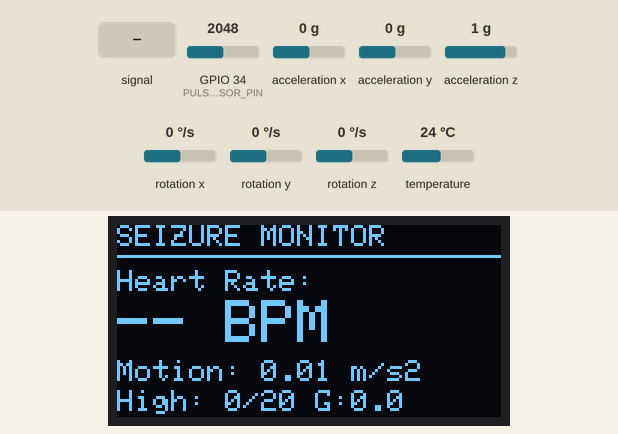
Bench run of a program on a simulated ESP32. On the bench: 128×64 one-colour display. The test bench sets the inputs (shaded band); at power-on: acceleration x 0 g, acceleration y 0 g, GPIO 34 (PULSE_SENSOR_PIN) = 2048, acceleration z 1 g, rotation x 0 °/s, rotation y 0 °/s, rotation z 0 °/s, temperature 24 °C. WiFi joins after 1.5 s; servers stay silent unless stated; web services answer with replies made up by the test bench; what the program prints to the serial monitor is not drawn.

Above: at 8.6 s.
8.7 s: acceleration x set to -1.4 g
At 10.3 s:
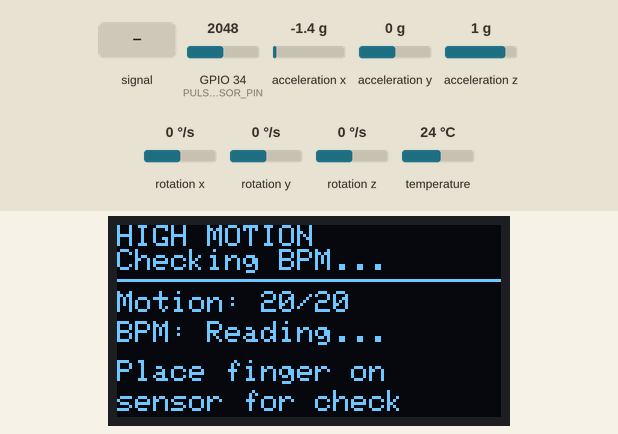
11.7 s: GPIO 34 (PULSE_SENSOR_PIN) fed a 2 Hz sine of ±1228 counts around its level
At 14.0 s:
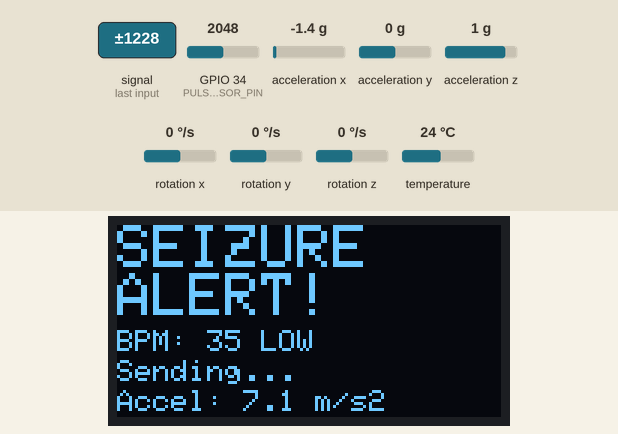
14.7 s: acceleration x set to -0.8 g
At 16.1 s:
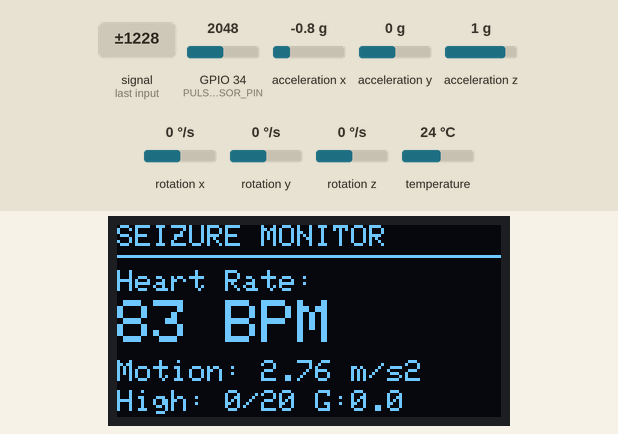
16.6 s: acceleration y set to -1.4 g
At 17.8 s:
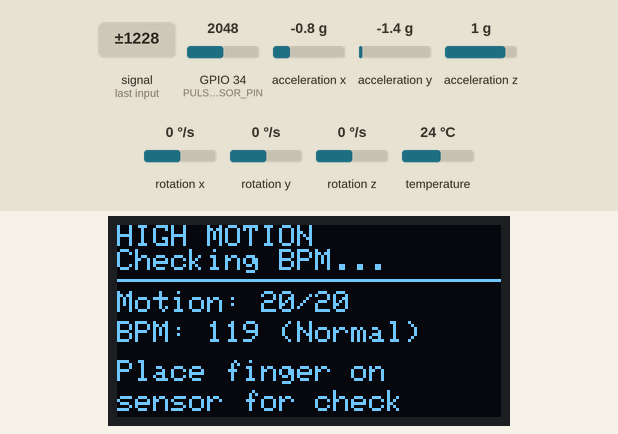
19.6 s: GPIO 34 (PULSE_SENSOR_PIN) set to 2866
21.1 s: GPIO 34 (PULSE_SENSOR_PIN) fed a 200 Hz sine of ±1023 counts around its level
At 22.0 s:
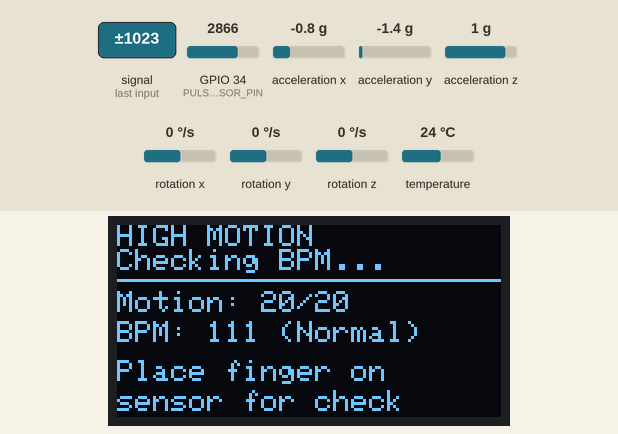
Timing chart, 0 to 23.8 s (numbered marks = the images above; inputs shaded):
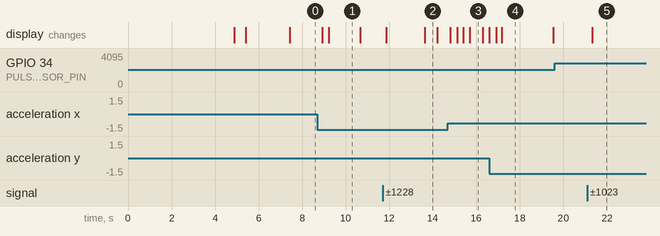

Measured:
- after the input at 8.7 s, the display: first changes after 0.22 s (image 1 shows a later state)
- after the input at 11.7 s, the display: first changes after 0.17 s (image 2 shows a later state)
- after the input at 19.6 s, every drawn part: stays the same
- after the input at 21.1 s, the display: changes after 0.22 s (image 5)
- what the display in image 1 shows lasts 1.5 s, from 9.2 s to 10.7 s
- what the display in image 2 shows lasts 0.6 s, from 13.6 s to 14.2 s
- what the display in image 4 shows lasts 2.3 s, from 17.2 s to 19.5 s

The program:

main.cpp
```cpp
#include <Arduino.h>
#include <Wire.h>
#include <Adafruit_MPU6050.h>
#include <Adafruit_Sensor.h>
#include <Adafruit_GFX.h>
#include <Adafruit_SSD1306.h>

// ------------------------------------------------
// 🌐 TELEGRAM & WI-FI LIBRARIES AND CREDENTIALS
// ------------------------------------------------
#include <WiFi.h>
#include <WiFiClientSecure.h>
#include <HTTPClient.h>
#include <ArduinoJson.h>

// ⚠️ YOUR ACTUAL CREDENTIALS ⚠️
const char* ssid = "2601";          // 🔹 Wi-Fi SSID
const char* password = "02072005";  // 🔹 Wi-Fi Password

String botToken = "8107715878:AAHgsN_z0oeTarAGJ2o3HKU7P4IYazNNdkY";  // 🔹 Telegram Bot Token
String chatID   = "5665648239";                                       // 🔹 Telegram Chat ID

// Hardcoded TCET Location (19.206204, 72.875020)
const float TCET_LATITUDE = 19.206204;
const float TCET_LONGITUDE = 72.875020;

// NEW: Flag to control Telegram alert sending
bool telegramAlertSent = false;
unsigned long lastTelegramAlert = 0;
#define TELEGRAM_ALERT_COOLDOWN 60000  // 60 seconds cooldown between alerts


// ------------------------------------------------
// 💻 OLED Display settings
// ------------------------------------------------
#define SCREEN_WIDTH 128
#define SCREEN_HEIGHT 64
#define OLED_RESET -1
Adafruit_SSD1306 display(SCREEN_WIDTH, SCREEN_HEIGHT, &Wire, OLED_RESET);

// MPU6050 sensor
Adafruit_MPU6050 mpu;

// ⚠️ CRITICAL FIX: Changed from GPIO4 (ADC2) to GPIO34 (ADC1)
// GPIO4 conflicts with Wi-Fi! ADC1 pins work with Wi-Fi.
#define PULSE_SENSOR_PIN 34  // Changed from 4 to 34 (ADC1_6)

// Variables for heart rate calculation
const int RATE_SIZE = 10;
int rates[RATE_SIZE];
int rateSpot = 0;
unsigned long lastBeatTime = 0;
int BPM = 0;
int beatsPerMinute = 0;
int beatAvg = 0;

// Adaptive threshold variables
long signalValue = 0;
long signalMax = 2100;
long signalMin = 1800;
int threshold = 2000;
bool pulseDetected = false;
unsigned long lastPulseTime = 0;

// Variables for motion detection
float accelX, accelY, accelZ;
float gyroX, gyroY, gyroZ;
float totalAccel = 0;
float totalGyro = 0;

// Seizure detection variables
#define SEIZURE_WINDOW_SIZE 20
#define SEIZURE_THRESHOLD 3.0
#define GYRO_THRESHOLD 2.0
#define SEIZURE_COUNT_THRESHOLD 12

// BPM thresholds for seizure validation
#define BPM_HIGH_THRESHOLD 120
#define BPM_LOW_THRESHOLD 50
#define BPM_VALIDATION_TIME 2000

float accelHistory[SEIZURE_WINDOW_SIZE];
float gyroHistory[SEIZURE_WINDOW_SIZE];
int historyIndex = 0;
bool historyFilled = false;

bool seizureDetected = false;
bool potentialSeizureMotion = false;
unsigned long seizureStartTime = 0;
unsigned long potentialSeizureStartTime = 0;
unsigned long lastSeizureAlert = 0;
int highMotionCount = 0;
bool bpmAbnormal = false;
bool fingerDetected = false;

// Buzzer pin (optional - uncomment if you add a buzzer)
// #define BUZZER_PIN 5


// ------------------------------------------------
// ⚙️ FUNCTION PROTOTYPES
// ------------------------------------------------
void sendTelegramMessage(String message);
void sendLocationToTelegram();
void sendActualLocationToTelegram(float lat, float lon);
void setupWiFi();


// ------------------------------------------------
// 🌐 WI-FI AND TELEGRAM ALERT FUNCTIONS
// ------------------------------------------------

void setupWiFi() {
  Serial.println("\n🌐 Starting Wi-Fi + Telegram Alert System");

  WiFi.mode(WIFI_STA);
  WiFi.disconnect();
  delay(500);

  Serial.println("Connecting to Wi-Fi...");
  WiFi.begin(ssid, password);

  int counter = 0;
  while (WiFi.status() != WL_CONNECTED && counter < 25) {
    delay(1000);
    Serial.print(".");
    counter++;
  }

  if (WiFi.status() == WL_CONNECTED) {
    Serial.println("\n✅ Wi-Fi Connected!");
    Serial.print("IP Address: ");
    Serial.println(WiFi.localIP());

    delay(1000);
    sendTelegramMessage("✅ Seizure Monitoring System Connected to Wi-Fi!");
  } else {
    Serial.println("\n❌ Failed to connect to Wi-Fi. Telegram alerts disabled.");
  }
}

// ===== Send Text Message to Telegram =====
void sendTelegramMessage(String message) {
  if (WiFi.status() == WL_CONNECTED) {
    WiFiClientSecure client;
    client.setInsecure(); // Skip SSL verification

    HTTPClient http;
    // Basic URL-encoding
    String encodedMessage = "";
    for (int i = 0; i < message.length(); i++) {
        char c = message.charAt(i);
        if (isAlphaNumeric(c) || c == ' ' || c == '.' || c == ',' || c == '-' || c == '_' || c == '/' || c == '!' || c == ':') {
            if (c == ' ') encodedMessage += "+";
            else encodedMessage += c;
        } else {
            char buff[4];
            sprintf(buff, "%%%02X", c);
            encodedMessage += buff;
        }
    }

    String url = "https://api.telegram.org/bot" + botToken +
                 "/sendMessage?chat_id=" + chatID +
                 "&text=" + encodedMessage;

    http.begin(client, url);
    int httpResponseCode = http.GET();

    if (httpResponseCode > 0) {
      Serial.println("✅ Telegram message sent!");
    } else {
      Serial.print("❌ Error sending message: ");
      Serial.println(httpResponseCode);
    }

    http.end();
  } else {
    Serial.println("⚠️ Wi-Fi not connected!");
  }
}

// ===== Send Location using the dedicated API (Hardcoded) =====
void sendActualLocationToTelegram(float lat, float lon) {
  if (WiFi.status() == WL_CONNECTED) {
    WiFiClientSecure client;
    client.setInsecure(); // Skip SSL verification

    HTTPClient http;
    // Using the official sendLocation endpoint
    String url = "https://api.telegram.org/bot" + botToken +
                 "/sendLocation?chat_id=" + chatID +
                 "&latitude=" + String(lat, 6) +
                 "&longitude=" + String(lon, 6);

    http.begin(client, url);
    Serial.println("Attempting to send location via API...");
    int httpResponseCode = http.GET();

    if (httpResponseCode > 0) {
      Serial.println("✅ Telegram location sent successfully!");
    } else {
      Serial.print("❌ Error sending location: ");
      Serial.println(httpResponseCode);
    }

    http.end();
  } else {
    Serial.println("⚠️ Wi-Fi not connected!");
  }
}


// ===== Send Location and Seizure Message (Uses hardcoded TCET) =====
void sendLocationToTelegram() {

  // 1. Send the actual interactive location map (TCET Coordinates)
  sendActualLocationToTelegram(TCET_LATITUDE, TCET_LONGITUDE);
  delay(500); // Small delay between requests

  // 2. Send the seizure alert text message
  String locationText = "🚨🚨 SEIZURE ALERT DETECTED! 🚨🚨\n"
                        "Motion & Abnormal BPM confirmed.\n"
                        "Patient location is approximately:\n"
                        "📍 Thakur College of Engineering\n"
                        "Time: " + String(millis()/1000) + "s since startup";
  sendTelegramMessage(locationText);
}


// ------------------------------------------------
// ⚙️ I2C Scanner
// ------------------------------------------------
void scanI2C() {
  byte error, address;
  int nDevices = 0;

  Serial.println("Scanning I2C bus...");

  for(address = 1; address < 127; address++) {
    Wire.beginTransmission(address);
    error = Wire.endTransmission();

    if (error == 0) {
      Serial.print("I2C device found at address 0x");
      if (address < 16) Serial.print("0");
      Serial.println(address, HEX);
      nDevices++;
    }
  }

  if (nDevices == 0)
    Serial.println("No I2C devices found!");
  else
    Serial.println("Scan complete");
}

// ------------------------------------------------
// ⚙️ SETUP FUNCTION
// ------------------------------------------------
void setup() {
  Serial.begin(115200);
  delay(1000);
  Serial.println("Starting Seizure Detection System...");

  // Initialize I2C
  Wire.begin(21, 22, 100000);
  delay(100);

  setupWiFi(); // Initialize Wi-Fi and send connection message

  scanI2C();

  // Initialize OLED
  if(!display.begin(SSD1306_SWITCHCAPVCC, 0x3C)) {
    Serial.println(F("SSD1306 allocation failed"));
    if(!display.begin(SSD1306_SWITCHCAPVCC, 0x3D)) {
      Serial.println(F("OLED not found on 0x3C or 0x3D"));
    }
  }
  display.clearDisplay();
  display.setTextSize(1);
  display.setTextColor(SSD1306_WHITE);
  display.setCursor(0, 0);
  display.println("Initializing...");
  display.display();
  delay(500);

  // Initialize MPU6050
  Serial.println("Attempting MPU6050 at 0x68...");
  if (!mpu.begin(0x68, &Wire)) {
    Serial.println("Failed at 0x68, trying 0x69...");
    if (!mpu.begin(0x69, &Wire)) {
      Serial.println("Failed to find MPU6050!");
      display.clearDisplay();
      display.setCursor(0, 0);
      display.println("MPU6050 Error!");
      display.println("Check wiring:");
      display.println("VCC->3.3V");
      display.println("GND->GND");
      display.println("SDA->GPIO21");
      display.println("SCL->GPIO22");
      display.display();
      while (1) {
        delay(1000);
      }
    } else {
      Serial.println("MPU6050 found at 0x69!");
    }
  } else {
    Serial.println("MPU6050 found at 0x68!");
  }

  // Configure MPU6050
  mpu.setAccelerometerRange(MPU6050_RANGE_8_G);
  mpu.setGyroRange(MPU6050_RANGE_500_DEG);
  mpu.setFilterBandwidth(MPU6050_BAND_21_HZ);

  // Initialize pulse sensor
  pinMode(PULSE_SENSOR_PIN, INPUT);
  for (int i = 0; i < RATE_SIZE; i++) {
    rates[i] = 0;
  }

  // Initialize seizure detection arrays
  for (int i = 0; i < SEIZURE_WINDOW_SIZE; i++) {
    accelHistory[i] = 0;
    gyroHistory[i] = 0;
  }

  // Uncomment if using buzzer
  // pinMode(BUZZER_PIN, OUTPUT);
  // digitalWrite(BUZZER_PIN, LOW);

  Serial.println("Setup complete!");
  Serial.println("⚠️ IMPORTANT: Connect pulse sensor to GPIO 34 (not GPIO 4)");
  display.clearDisplay();
  display.setCursor(0, 0);
  display.println("SEIZURE MONITOR");
  display.println("Ready!");
  display.println("Monitoring...");
  display.println("");
  display.println("Pulse: GPIO34");
  display.display();
  delay(2000);
}

// ------------------------------------------------
// ❤️ READ PULSE SENSOR
// ------------------------------------------------
void readPulseSensor() {
  signalValue = analogRead(PULSE_SENSOR_PIN);

  // Adaptive threshold
  if (signalValue > signalMax) {
    signalMax = signalValue;
  }
  if (signalValue < signalMin) {
    signalMin = signalValue;
  }

  signalMax = signalMax * 0.99 + signalValue * 0.01;
  signalMin = signalMin * 0.99 + signalValue * 0.01;
  threshold = (signalMax + signalMin) / 2;

  // Check if finger is detected based on signal range
  long signalRange = signalMax - signalMin;
  fingerDetected = (signalRange > 100);

  // Detect rising edge of pulse
  if (signalValue > threshold && !pulseDetected) {
    pulseDetected = true;
    unsigned long currentTime = millis();
    unsigned long IBI = currentTime - lastBeatTime;
    lastBeatTime = currentTime;

    // Only count beats with realistic intervals (300ms to 2000ms = 30-200 BPM)
    if (IBI > 300 && IBI < 2000) {
      beatsPerMinute = 60000 / IBI;

      rates[rateSpot++] = beatsPerMinute;
      if (rateSpot >= RATE_SIZE) {
        rateSpot = 0;
      }

      long total = 0;
      for (int i = 0; i < RATE_SIZE; i++) {
        total += rates[i];
      }
      beatAvg = total / RATE_SIZE;
      BPM = beatAvg;
    }
  }

  if (signalValue < threshold) {
    pulseDetected = false;
  }

  // Reset BPM if no beat detected for 3 seconds
  if (millis() - lastBeatTime > 3000) {
    BPM = 0;
  }
}

// ------------------------------------------------
// 📊 READ MPU6050
// ------------------------------------------------
void readMPU6050() {
  sensors_event_t a, g, temp;
  mpu.getEvent(&a, &g, &temp);

  accelX = a.acceleration.x;
  accelY = a.acceleration.y;
  accelZ = a.acceleration.z;

  gyroX = g.gyro.x;
  gyroY = g.gyro.y;
  gyroZ = g.gyro.z;

  // Calculate total acceleration magnitude (remove gravity)
  float totalAccelRaw = sqrt(accelX*accelX + accelY*accelY + accelZ*accelZ);
  totalAccel = abs(totalAccelRaw - 9.8);

  // Calculate total gyroscope magnitude
  totalGyro = sqrt(gyroX*gyroX + gyroY*gyroY + gyroZ*gyroZ);
}

// ------------------------------------------------
// 🧠 DETECT SEIZURE WITH TELEGRAM INTEGRATION
// ------------------------------------------------
void detectSeizure() {
  // Store current motion data in circular buffer
  accelHistory[historyIndex] = totalAccel;
  gyroHistory[historyIndex] = totalGyro;

  historyIndex++;
  if (historyIndex >= SEIZURE_WINDOW_SIZE) {
    historyIndex = 0;
    historyFilled = true;
  }

  // Only analyze if we have enough data
  if (!historyFilled) {
    return;
  }

  // Count samples that exceed thresholds
  highMotionCount = 0;

  for (int i = 0; i < SEIZURE_WINDOW_SIZE; i++) {
    if (accelHistory[i] > SEIZURE_THRESHOLD || gyroHistory[i] > GYRO_THRESHOLD) {
      highMotionCount++;
    }
  }

  // Check if BPM is abnormal (high or low) AND finger is detected
  bpmAbnormal = fingerDetected && BPM > 30 &&
                ((BPM > BPM_HIGH_THRESHOLD) || (BPM < BPM_LOW_THRESHOLD));

  // Detect potential seizure motion (high motion count > 12)
  bool highMotionDetected = (highMotionCount > SEIZURE_COUNT_THRESHOLD);

  // SEIZURE LOGIC: High motion + Abnormal BPM = Seizure
  if (highMotionDetected && bpmAbnormal) {
    if (!seizureDetected) {
      // New seizure detected - both conditions met
      seizureStartTime = millis();
      seizureDetected = true;
      lastSeizureAlert = millis();

      // 🚨 TELEGRAM ALERT INTEGRATION 🚨
      // Check if enough time has passed since last alert (cooldown)
      if (WiFi.status() == WL_CONNECTED &&
          !telegramAlertSent &&
          (millis() - lastTelegramAlert > TELEGRAM_ALERT_COOLDOWN)) {

          Serial.println("🚨 Sending Telegram alert...");
          sendLocationToTelegram(); // Sends both location and text message
          telegramAlertSent = true;
          lastTelegramAlert = millis();
      }
      // ----------------------------------------------

      // Uncomment to activate buzzer
      // digitalWrite(BUZZER_PIN, HIGH);

      Serial.println("⚠️⚠️⚠️ SEIZURE DETECTED! ⚠️⚠️⚠️");
      Serial.print("High motion count: ");
      Serial.print(highMotionCount);
      Serial.print(" | BPM: ");
      Serial.print(BPM);
      Serial.println(BPM > BPM_HIGH_THRESHOLD ? " (HIGH)" : " (LOW)");
    }
  }
  else if (highMotionDetected && !bpmAbnormal) {
    // High motion but normal/no BPM - potential seizure, waiting for validation
    if (!potentialSeizureMotion) {
      potentialSeizureMotion = true;
      potentialSeizureStartTime = millis();
      Serial.println("⚠️ High motion detected - Waiting for BPM confirmation...");
      Serial.print("High motion: ");
      Serial.print(highMotionCount);
      Serial.print(" | BPM: ");
      Serial.print(BPM);
      Serial.print(" | Finger: ");
      Serial.println(fingerDetected ? "YES" : "NO");
    }

    // Clear seizure if it was previously detected but BPM normalized
    if (seizureDetected) {
      seizureDetected = false;
      seizureStartTime = 0;
      telegramAlertSent = false; // Reset flag when seizure ends
      // digitalWrite(BUZZER_PIN, LOW);
      Serial.println("Seizure cleared - BPM normalized");
    }
  }
  else {
    // No high motion or seizure ended
    if (seizureDetected) {
      seizureDetected = false;
      seizureStartTime = 0;
      telegramAlertSent = false; // Reset flag when seizure ends
      // digitalWrite(BUZZER_PIN, LOW);
      Serial.println("Seizure ended - Motion normalized");
    }
    if (potentialSeizureMotion) {
      potentialSeizureMotion = false;
      Serial.println("Potential seizure cleared - Motion normalized");
    }
  }
}

// ------------------------------------------------
// 🖥️ UPDATE DISPLAY
// ------------------------------------------------
void updateDisplay() {
  display.clearDisplay();

  // Check if seizure is detected (high motion + abnormal BPM)
  if (seizureDetected) {
    // SEIZURE ALERT SCREEN
    display.setTextSize(2);
    display.setCursor(0, 0);
    display.println("SEIZURE");
    display.println("ALERT!");

    display.setTextSize(1);
    display.setCursor(0, 35);
    display.print("BPM: ");
    display.print(BPM);
    display.println(BPM > BPM_HIGH_THRESHOLD ? " HIGH" : " LOW");

    display.setCursor(0, 45);
    display.print(telegramAlertSent ? "Alert Sent!" : "Sending...");

    display.setCursor(0, 55);
    display.print("Accel: ");
    display.print(totalAccel, 1);
    display.print(" m/s2");

    // Flash display for alert
    if ((millis() / 500) % 2 == 0) {
      display.invertDisplay(true);
    } else {
      display.invertDisplay(false);
    }
  }
  else if (potentialSeizureMotion) {
    // POTENTIAL SEIZURE - WAITING FOR BPM CONFIRMATION
    display.invertDisplay(false);

    display.setTextSize(1);
    display.setCursor(0, 0);
    display.println("HIGH MOTION");
    display.println("Checking BPM...");
    display.drawLine(0, 18, 128, 18, SSD1306_WHITE);

    display.setCursor(0, 22);
    display.print("Motion: ");
    display.print(highMotionCount);
    display.print("/20");

    display.setCursor(0, 32);
    display.print("BPM: ");
    if (fingerDetected && BPM > 30) {
      display.print(BPM);
      display.print(" (Normal)");
    } else if (!fingerDetected) {
      display.print("No finger");
    } else {
      display.print("Reading...");
    }

    display.setCursor(0, 45);
    display.println("Place finger on");
    display.setCursor(0, 55);
    display.println("sensor for check");
  }
  else {
    // NORMAL MONITORING SCREEN
    display.invertDisplay(false);

    display.setTextSize(1);
    display.setCursor(0, 0);
    display.println("SEIZURE MONITOR");
    display.drawLine(0, 10, 128, 10, SSD1306_WHITE);

    // Heart Rate
    display.setCursor(0, 15);
    display.print("Heart Rate:");
    display.setTextSize(2);
    display.setCursor(0, 25);

    if (BPM > 30 && BPM < 200 && fingerDetected) {
      display.print(BPM);
      display.print(" BPM");
    } else if (!fingerDetected) {
      display.setTextSize(1);
      display.setCursor(0, 25);
      display.println("No finger");
      display.println("detected");
    } else {
      display.print("-- BPM");
    }

    // Motion Data
    display.setTextSize(1);
    display.setCursor(0, 45);
    display.print("Motion: ");
    display.print(totalAccel, 2);
    display.print(" m/s2");

    display.setCursor(0, 55);
    display.print("High: ");
    display.print(highMotionCount);
    display.print("/20 G:");
    display.print(totalGyro, 1);
  }

  display.display();
}

// ------------------------------------------------
// 🔄 MAIN LOOP
// ------------------------------------------------
void loop() {
  // Read sensors
  readPulseSensor();
  readMPU6050();

  // Detect seizure patterns
  detectSeizure();

  // Update display every 250ms
  static unsigned long lastDisplayUpdate = 0;
  if (millis() - lastDisplayUpdate > 250) {
    updateDisplay();
    lastDisplayUpdate = millis();

    // Serial output for debugging
    if (!seizureDetected) {
      Serial.print("BPM: ");
      Serial.print(BPM);
      Serial.print(" | Finger: ");
      Serial.print(fingerDetected ? "YES" : "NO");
      Serial.print(" | Accel: ");
      Serial.print(totalAccel, 2);
      Serial.print(" | Gyro: ");
      Serial.print(totalGyro, 2);
      Serial.print(" | High Motion: ");
      Serial.print(highMotionCount);
      Serial.print("/");
      Serial.print(SEIZURE_WINDOW_SIZE);
      Serial.print(" | Status: ");
      if (potentialSeizureMotion) {
        Serial.println("MONITORING");
      } else {
        Serial.println("NORMAL");
      }
    }
  }

  delay(20); // 50Hz sampling rate
}
```
